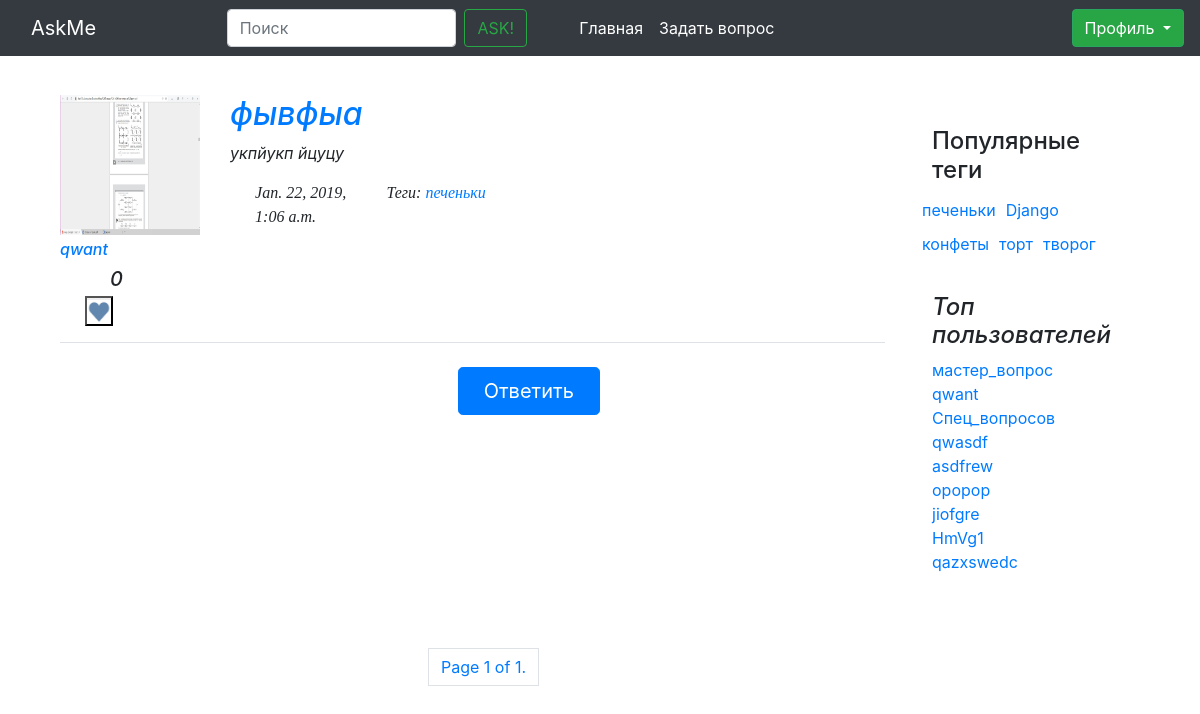
/question/16/, run on the app's committed database.
### questions/models.py (models this page shows, shortened)
class Question(models.Model):
    author = models.ForeignKey(CustomUser, on_delete=models.CASCADE)
    title = models.CharField(max_length=120, default='', verbose_name=u"Заголовок вопроса", null=True)
    text = models.TextField(verbose_name=u"Полное описание вопроса", null=True)
    create_date = models.DateTimeField(default=datetime.now, verbose_name=u"Время создания вопроса", null=True)
    is_active = models.BooleanField(default=True, verbose_name=u"Доступность вопроса")
    tags = models.ManyToManyField(Tag, blank=True)
    rating = models.IntegerField(default=0, null=False, verbose_name="Рейтинг вопроса")
    objects = QuestionManager()
    class Meta:
        ordering = ['-create_date']

class CustomUser(AbstractUser):
    upload = models.ImageField(upload_to='uploads/%Y/%m/%d/', blank=False)
    registration_date = models.DateTimeField(default=timezone.now, verbose_name="Дата решистрации", null=True)
    rating = models.IntegerField(default=0, verbose_name="Рейтинг пользователя", null=True)
    objects = UserManager()
    def __str__(self):
        return self.username

class Tag(models.Model):
    title = models.CharField(max_length=120, verbose_name=u"Заголовок ярлыка", null=True)
    objects = TagManager()
    def __str__(self):
        return self.title

### questions/views.py (the view)
# urls.py: path('question/<int:id>/', views.question_page, name='question_page'),
def question_page(request, id):
	return render(request, "questions.html", {
		'users' : paginate(request, models.CustomUser.objects.by_rating())[:10],
		'tags' : paginate(request, models.Tag.objects.hottest())[:10],
		"question": get_object_or_404(models.Question, pk=id) ,
		"answers": paginate(request, objects_list = models.Answer.objects.get_hot_for_answer(id)),
		"page_objects": paginate(request, objects_list = models.Answer.objects.get_hot_for_answer(id)),
		})

### questions/manager.py (called while the page is built)
    def get_hot_for_answer(self, question_id):
        return self.all().filter(question_id=question_id).order_by('rating').reverse()

    def hottest(self):
        return self.annotate(question_count=Count('question')).order_by('-question_count')

    def by_rating(self):
        return self.order_by('-rating')

### questions/views.py (called while the page is built)
def paginate(request, objects_list):
    paginator = Paginator(objects_list, 30)
    page = request.GET.get('page')
    try:
        objects = paginator.page(page)
    except PageNotAnInteger:
        objects = paginator.page(1)
    except EmptyPage:
        objects = paginator.page(paginator.num_pages)
    return objects

### questions/templates/questions.html (shortened to what this page needs)
{% extends "tag_find.html" %}
{% block OwnLinks %}
  {% load static %}
  <link href="{% static "/css/questions.css" %}" rel="stylesheet">
{% endblock %}
{% block NamePage %}
{% load static %}
<link rel="stylesheet" href="{% static "/css/Like.css" %}">
  <div class="Top_Post">
    <div class="pb-3 mb-4 font-italic border-bottom row">
        <div class="blog-post row ">
          <div class="avatarka_in_post col-md-4 ">
            {% load static %}
            <a href="{% url 'user' id=question.author.id %}">
              {% if question.author.upload %}
                <img src="{{MEDIA_URL}}{{question.author.upload.url}}" width="140" height="140">
              {% else %}
                  <img src="{% static "/img/Empty2.jpg" %}" width="140" height="140">
              {% endif %}
              <br>
              <div class="h6 Author_label">
                {{question.author}}
              </div>
            </a>
            <div class="container Like_rating_move">
              <div class="row">
                <div class="card-text h5 Like_rating_mv" style="margin-left: 40px;">
                  {{question.rating}}
                </div>
              </div>
              <div class="row Like_button_up_menu">
                <div class="col-md-3">
                  <button class="my_btn1 js-like-question Like_button" data-question_id="{{ question.id }}" data-like_type="like" style="padding: 0px 0px 0px 0px; margin-top: 5px; ">
                    <img src="{% static "/img/Like_heart.jpg" %}" alt="" width="24" height="24">
                  </button>
                </div>
              </div>
            </div>
          </div>
          <div class="Context_Post col-md-8">
            <a href="{% url 'question_page' id=question.author.id %}">
              <h2 class="blog-post-title">{{question.title}}</h2>
            </a>
            <p>{{question.text}}</p>
            <div class="blog-post-meta row Post_title_bottom">
              <div class="col-md-5">
                  {{question.create_date}}
              </div>
              <div class="col-7">
              {% if question.tags %}
                <p>Теги:
                    {% for t in question.tags.all %}
                      <a href="{% url 'tag' id=t.id %}">
                        {{t}}
                      </a>
                    {% endfor %}
                  </p>
              {% endif %}
              </div>
            </div>
          </div>
        </div>
    </div>
  </div>
{% endblock NamePage %}
{% block userPost %}
  {% include "answers_frame.html" %}
{% endblock userPost %}

### questions/templates/aside_menu.html
{% block Asidemenu %}
  <aside class="blog-sidebar my_blog">
    <div class="p-3 mb-3">
      <div class="p-3">
        <h4>Популярные теги</h4>
        <div class="row">
          {% for t in tags %}
            <a href="{% url 'tag' id=t.id %}" class="Pop_tags">{{ t.title }}</a>
          {% endfor %}
        </div>
      </div>
      <div class="p-3">
        <h4 class="font-italic">Топ пользователей</h4>
        <ol class="list-unstyled">
          {% for user in users %}
            <li><a href="{% url 'user' id=user.id %}">{{ user }}</a></li>
          {% endfor %}
        </ol>
      </div>
    </div>
  </aside>
{% endblock Asidemenu %}

### static/css/base.css (style rules this page uses)
.my_blog { margin-top: 95px; }
.Post_title_bottom { margin-left: 10px; font-family: "sans-serif"; }
.Pop_tags { padding: 5px; }
.Author_label { margin-top: 5px; }

### static/css/questions.css (style rules this page uses)
.my_blog { margin-top: 95px; }
.Post_title_bottom { margin-left: 10px; font-family: "sans-serif"; }
.Top_Post { margin-left: 30px; }
.Pop_tags { padding: 5px; }

### static/css/Like.css (style rules this page uses)
.Like_rating_move { margin-left: 10px; }
.Like_rating_mv { margin-left: 15px; color: ##A6A786 ; }
.Like_button { margin-top: 15px; }

### data on the page
Question: author.upload (picture), author "qwant", rating "0", title "фывфыа", text "укпйукп йцуцу", create_date "Jan. 22, 2019, 1:06 a.m."
Tag: title "печеньки"
Tag: title "Django"
Tag: title "конфеты"
Tag: title "торт"
Tag: title "творог"
CustomUser: username "мастер_вопрос"
CustomUser: username "qwant"
CustomUser: username "Спец_вопросов"
CustomUser: username "qwasdf"
CustomUser: username "asdfrew"
CustomUser: username "opopop"
CustomUser: username "jiofgre"
CustomUser: username "HmVg1"
CustomUser: username "qazxswedc"

### other printed values
{{ page_objects.number }} "1"
{{ page_objects.paginator.num_pages }} "1"
